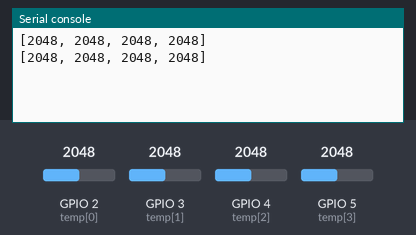
A program run on a simulated ESP32 board running MicroPython. Shown: the last lines printed to the serial console. The test bench sets the inputs (shaded band); at power-on: GPIO 2 (temp[0]) = 2048, GPIO 3 (temp[1]) = 2048, GPIO 4 (temp[2]) = 2048, GPIO 5 (temp[3]) = 2048 (analog values on the 0–4095 scale).

Above: at 1.2 s.
1.3 s: GPIO 2 (temp[0]) set to 2866
At 2.4 s:
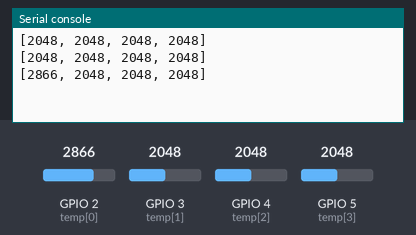
2.8 s: GPIO 3 (temp[1]) set to 2866
At 3.8 s:
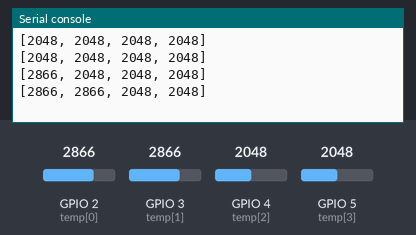
4.3 s: GPIO 4 (temp[2]) set to 2866
At 5.6 s:
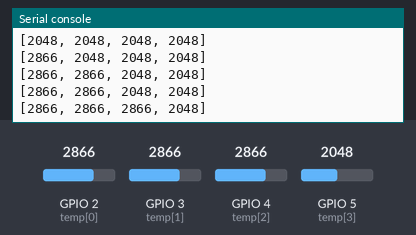
5.8 s: GPIO 5 (temp[3]) set to 2866
At 6.7 s:
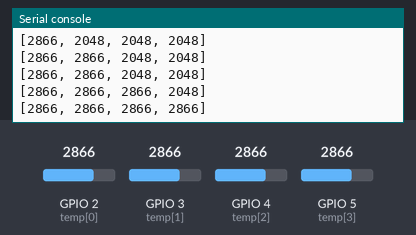
7.3 s: GPIO 2 (temp[0]) set to 3972
At 8.6 s:
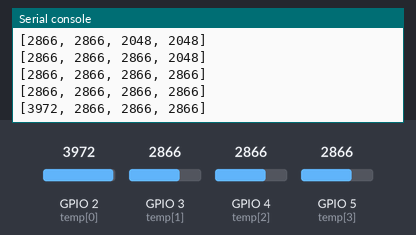
8.8 s: GPIO 3 (temp[1]) set to 3972
At 9.8 s:
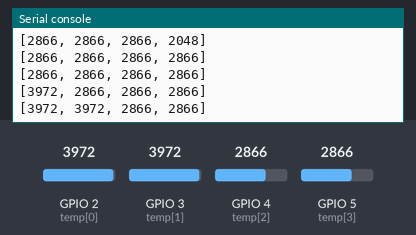
Timing chart, 0 to 11.3 s (numbered marks = the images above; inputs shaded):
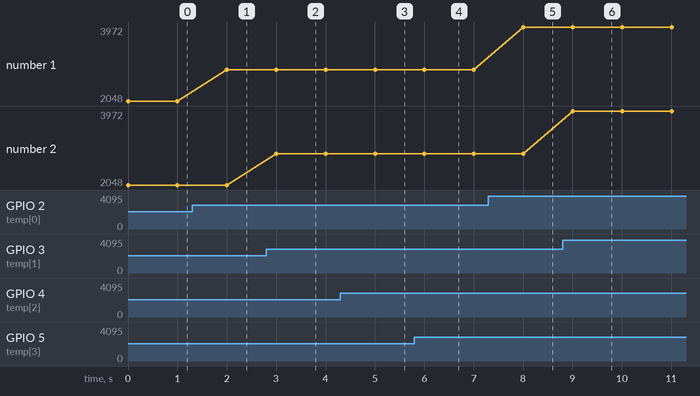

Measured:
- after the input at 1.3 s, the serial console: prints a new line after 0.70 s (image 1)
- after the input at 2.8 s, the serial console: prints a new line after 0.20 s (image 2)
- after the input at 4.3 s, the serial console: prints a new line after 0.70 s (image 3)
- after the input at 5.8 s, the serial console: prints a new line after 0.20 s (image 4)
- after the input at 7.3 s, the serial console: prints a new line after 0.70 s (image 5)
- after the input at 8.8 s, the serial console: prints a new line after 0.21 s (image 6)
- plotted number 1: 2048 → 2866 after the input at 1.3 s, 2866 → 3972 after the input at 7.3 s

The program:

LearnAnalog.py
```python
import machine
import time

hall = []

for i in range(2,6):
  temp = machine.ADC(machine.Pin(i))
  temp.atten(machine.ADC.ATTN_11DB)
  hall.append(temp)

while True:
    vals = []
    for i,x in enumerate(hall):
        vals.append(x.read())
    print(vals)
    time.sleep(1)
```
